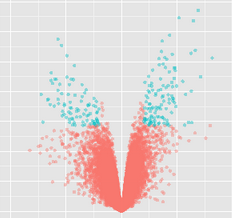

The script that drew this image:
usePackage<-function (pkg) {if (!require(pkg, character.only = TRUE)) {install.packages(pkg, repos = "http://cran.us.r-project.org");require(pkg, character.only = TRUE)}}
usePackage("ggplot2")

# input_table <- read.csv("C:/Users/hexu/Desktop/VisRSeq.0.72.4/VisRSeq/data/result.txt",sep = "\t")

# input_logfold <- "log2FoldChange"
# input_p <- "pvalue"
# #input_padj <- "padj"
# input_label <- "Gene"
# input_cutlog <- 2
# input_cutp <- 0.05
# input_highlight <- c("Bonferroni","FDR")[1]
# 
# input_text = FALSE
# input_alpha <- 0.4
# input_size <- 1.75
# input_textsize <- 1.2

visr.applyParameters()

input_n <- length(input_table[,input_logfold])
{{
  if (input_highlight == "Bonferroni") {
    ##Highlight genes that have an absolute fold change > 2 and a p-value < Bonferroni cut-off
    input_table$threshold = as.factor(abs(input_table[,input_logfold]) > input_cutlog & input_table[,input_p] < 0.05/input_n)
  }else{
    # use the false discovery rate as a cut-off (FDR)
    input_table$threshold = as.factor(abs(input_table[,input_logfold]) > input_cutlog & input_table[,input_p] < 0.05)
  }
}}
##Construct the plot object
{{
  g = ggplot(data=input_table, 
             aes(x=input_table[,input_logfold], 
                 y=-log10(input_table[,input_p]), 
                 colour=threshold)) +
    geom_point(alpha=input_alpha, size=input_size) +
    xlim(c(-10, 10)) + 
    ylim(c(0, 15)) +
    xlab("log2 fold change") + 
    ylab("-log10 p-value")
}}

##Add text to the plot
{{
  if (input_text == TRUE) {
    g = g + geom_text(aes(x=input_table[,input_logfold], 
                          y=-log10(input_table[,input_p]),
                          label=input_table[,input_label], 
                          size=input_textsize), 
                      colour="black")
  }
}}

print(g)
